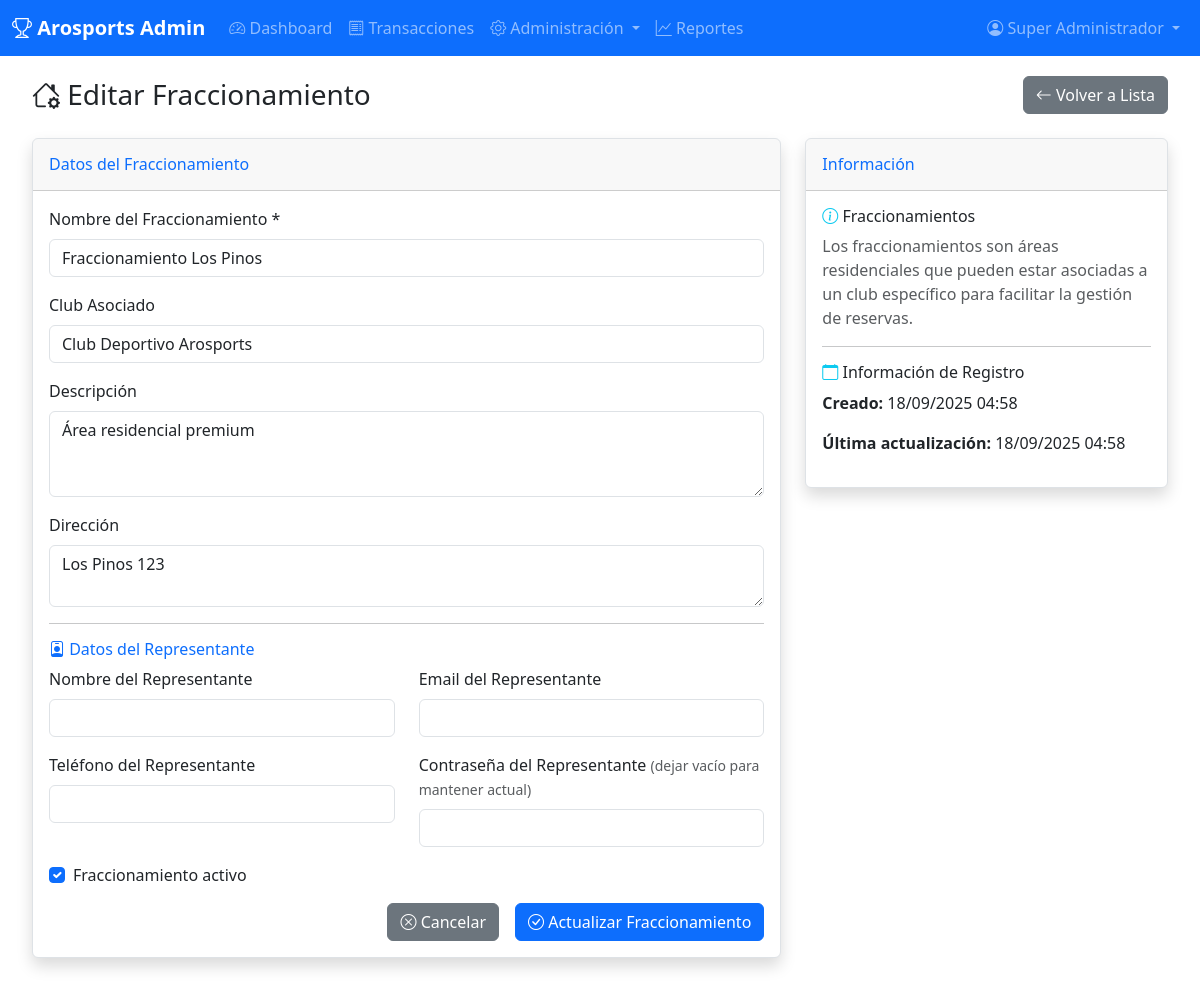
Screenshot of /admin/fraccionamientos?action=edit&id=1 (signed in) with the database file from the repository.
### tables this page shows
CREATE TABLE `fraccionamientos` (
  `id` int(11) NOT NULL AUTO_INCREMENT,
  `nombre` varchar(100) NOT NULL,
  `descripcion` text DEFAULT NULL,
  `direccion` text DEFAULT NULL,
  `club_id` int(11) DEFAULT NULL,
  `activo` tinyint(1) DEFAULT 1,
  `fecha_registro` timestamp DEFAULT CURRENT_TIMESTAMP,
  `fecha_actualizacion` timestamp DEFAULT CURRENT_TIMESTAMP ON UPDATE CURRENT_TIMESTAMP,
  PRIMARY KEY (`id`),
  FOREIGN KEY (`club_id`) REFERENCES `clubes`(`id`) ON DELETE SET NULL
);

CREATE TABLE `clubes` (
  `id` int(11) NOT NULL AUTO_INCREMENT,
  `nombre` varchar(100) NOT NULL,
  `descripcion` text DEFAULT NULL,
  `direccion` text DEFAULT NULL,
  `telefono` varchar(20) DEFAULT NULL,
  `email` varchar(100) DEFAULT NULL,
  `activo` tinyint(1) DEFAULT 1,
  `fecha_registro` timestamp DEFAULT CURRENT_TIMESTAMP,
  `fecha_actualizacion` timestamp DEFAULT CURRENT_TIMESTAMP ON UPDATE CURRENT_TIMESTAMP,
  PRIMARY KEY (`id`)
);

### controllers/BaseController.php (called while the page is built, shortened)
<?php
class BaseController {
    public function __construct() {
        $database = new Database();
        $this->db = $database->getConnection();
    }
    protected function render($view, $data = []) {
        extract($data);
        include "views/{$view}.php";
        include 'views/layouts/main.php';
    }
}
?>

### config/database.php (called while the page is built, shortened)
<?php
class Database {
    private $host = DB_HOST;
    private $db_name = DB_NAME;
    private $username = DB_USER;
    private $password = DB_PASS;
    private $charset = DB_CHARSET;
    public function getConnection() {
        $this->conn = null;
        try {
            $dsn = "mysql:host=" . $this->host . ";dbname=" . $this->db_name . ";charset=" . $this->charset;
            $this->conn = new PDO($dsn, $this->username, $this->password);
            $this->conn->setAttribute(PDO::ATTR_ERRMODE, PDO::ERRMODE_EXCEPTION);
        } catch(PDOException $exception) {
            echo "Error de conexión: " . $exception->getMessage();
        }
        return $this->conn;
    }
}
?>

### views/admin/fraccionamientos/form.php (the view, shortened to what this page needs)
<div class="container-fluid">
    <div class="d-sm-flex align-items-center justify-content-between mb-4">
        <h1 class="h3 mb-0 text-gray-800">
            <i class="bi bi-house-<?= $action === 'create' ? 'add' : 'gear' ?>"></i>
            <?= $action === 'create' ? 'Crear Fraccionamiento' : 'Editar Fraccionamiento' ?>
        </h1>
        <a href="<?= BASE_URL ?>/admin/fraccionamientos" class="btn btn-secondary">
            <i class="bi bi-arrow-left"></i> Volver a Lista
        </a>
    </div>
    <div class="row">
        <div class="col-lg-8">
            <div class="card shadow mb-4">
                <div class="card-header py-3">
                    <h6 class="m-0 font-weight-bold text-primary">
                        Datos del Fraccionamiento
                    </h6>
                </div>
                <div class="card-body">
                    <form method="POST">
                        <div class="mb-3">
                            <label for="nombre" class="form-label">Nombre del Fraccionamiento *</label>
                            <input type="text"
                                   class="form-control"
                                   id="nombre"
                                   name="nombre"
                                   required
                                   value="<?= htmlspecialchars($fraccionamiento['nombre'] ?? $_POST['nombre'] ?? '') ?>">
                        </div>
                        <div class="mb-3">
                            <label for="club_id" class="form-label">Club Asociado</label>
                            <select class="form-control" id="club_id" name="club_id">
                                <?php foreach ($clubes as $club): ?>
                                <option value="<?= $club['id'] ?>" <?= ($fraccionamiento['club_id'] ?? $_POST['club_id'] ?? '') == $club['id'] ? 'selected' : '' ?>>
                                    <?= htmlspecialchars($club['nombre']) ?>
                                </option>
                                <?php endforeach; ?>
                            </select>
                        </div>
                        <div class="mb-3">
                            <label for="descripcion" class="form-label">Descripción</label>
                            <textarea class="form-control"
                                      id="descripcion"
                                      name="descripcion"
                                      rows="3"><?= htmlspecialchars($fraccionamiento['descripcion'] ?? $_POST['descripcion'] ?? '') ?></textarea>
                        </div>
                        <div class="mb-3">
                            <label for="direccion" class="form-label">Dirección</label>
                            <textarea class="form-control"
                                      id="direccion"
                                      name="direccion"
                                      rows="2"><?= htmlspecialchars($fraccionamiento['direccion'] ?? $_POST['direccion'] ?? '') ?></textarea>
                        </div>
                        <hr>
                        <h6 class="text-primary"><i class="bi bi-person-badge"></i> Datos del Representante</h6>
                        <div class="row">
                            <div class="col-md-6">
                                <div class="mb-3">
                                    <label for="representante_nombre" class="form-label">Nombre del Representante</label>
                                    <input type="text"
                                           class="form-control"
                                           id="representante_nombre"
                                           name="representante_nombre"
                                           value="<?= htmlspecialchars($fraccionamiento['representante_nombre'] ?? $_POST['representante_nombre'] ?? '') ?>">
                                </div>
                            </div>
                            <div class="col-md-6">
                                <div class="mb-3">
                                    <label for="representante_email" class="form-label">Email del Representante</label>
                                    <input type="email"
                                           class="form-control"
                                           id="representante_email"
                                           name="representante_email"
                                           value="<?= htmlspecialchars($fraccionamiento['representante_email'] ?? $_POST['representante_email'] ?? '') ?>">
                                </div>
                            </div>
                        </div>
                        <div class="row">
                            <div class="col-md-6">
                                <div class="mb-3">
                                    <label for="representante_telefono" class="form-label">Teléfono del Representante</label>
                                    <input type="tel"
                                           class="form-control"
                                           id="representante_telefono"
                                           name="representante_telefono"
                                           value="<?= htmlspecialchars($fraccionamiento['representante_telefono'] ?? $_POST['representante_telefono'] ?? '') ?>">
                                </div>
                            </div>
                            <div class="col-md-6">
                                <div class="mb-3">
                                    <label for="representante_password" class="form-label">
                                        Contraseña del Representante
                                        <?php if ($action === 'edit'): ?>
                                        <small class="text-muted">(dejar vacío para mantener actual)</small>
                                        <?php endif; ?>
                                    </label>
                                    <input type="password"
                                           class="form-control"
                                           id="representante_password"
                                           name="representante_password">
                                </div>
                            </div>
                        </div>
                        <?php if ($action === 'edit'): ?>
                        <div class="mb-3">
                            <div class="form-check">
                                <input class="form-check-input"
                                       type="checkbox"
                                       id="activo"
                                       name="activo"
                                       <?= ($fraccionamiento['activo'] ?? 1) ? 'checked' : '' ?>>
                                <label class="form-check-label" for="activo">
                                    Fraccionamiento activo
                                </label>
                            </div>
                        </div>
                        <?php endif; ?>
                        <div class="d-grid gap-2 d-md-flex justify-content-md-end">
                            <a href="<?= BASE_URL ?>/admin/fraccionamientos" class="btn btn-secondary me-md-2">
                                <i class="bi bi-x-circle"></i> Cancelar
                            </a>
                            <button type="submit" class="btn btn-primary">
                                <i class="bi bi-check-circle"></i>
                                <?= $action === 'create' ? 'Crear Fraccionamiento' : 'Actualizar Fraccionamiento' ?>
                            </button>
                        </div>
                    </form>
                </div>
            </div>
        </div>
        <div class="col-lg-4">
            <div class="card shadow mb-4">
                <div class="card-header py-3">
                    <h6 class="m-0 font-weight-bold text-primary">Información</h6>
                </div>
                <div class="card-body">
                    <h6><i class="bi bi-info-circle text-info"></i> Fraccionamientos</h6>
                    <p class="text-muted">
                        Los fraccionamientos son áreas residenciales que pueden estar asociadas
                        a un club específico para facilitar la gestión de reservas.
                    </p>
                    <?php if ($action === 'edit' && isset($fraccionamiento)): ?>
                    <hr>
                    <h6><i class="bi bi-calendar text-info"></i> Información de Registro</h6>
                    <p><strong>Creado:</strong> <?= date('d/m/Y H:i', strtotime($fraccionamiento['fecha_registro'])) ?></p>
                    <p><strong>Última actualización:</strong> <?= date('d/m/Y H:i', strtotime($fraccionamiento['fecha_actualizacion'])) ?></p>
                    <?php endif; ?>
                </div>
            </div>
        </div>
    </div>
</div>

### views/layouts/main.php (style rules this page uses)
.card { box-shadow: 0 0.125rem 0.25rem rgba(0, 0, 0, 0.075); border: 1px solid #dee2e6; }

### rows the page displays
fraccionamientos: nombre "Fraccionamiento Los Pinos", club_id "Club Deportivo Arosports", descripcion "Área residencial premium", direccion "Los Pinos 123", activo "☑", fecha_registro "18/09/2025 04:58", fecha_actualizacion "18/09/2025 04:58"

### other values shown
APP_NAME "Arosports Admin"
$_SESSION['user_name'] "Super Administrador"
